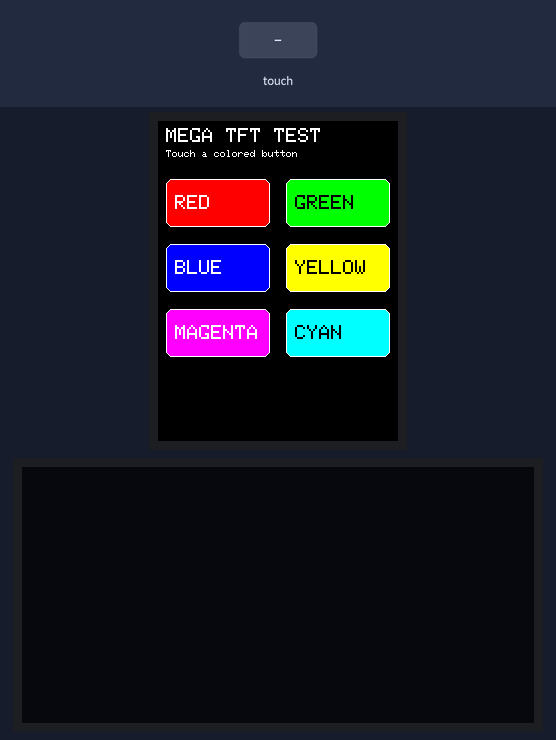
Bench run of a sketch on a simulated Arduino Mega 2560, built with avr-gcc and run on an emulated ATmega2560. On the bench: 240×320 colour display, 128×64 one-colour display. Inputs (shaded band) come from the test bench. What the sketch prints to the serial monitor is not drawn.

Above: at 1.5 s.
1.6 s: touch panel pressed at 13 % / 30 % of its raw x / y range
At 2.6 s:
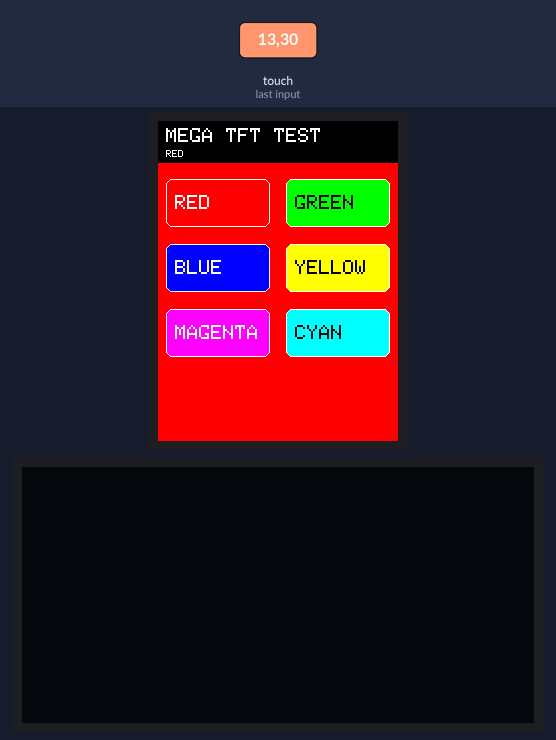
3.2 s: touch panel pressed at 62 % / 30 % of its raw x / y range
At 3.9 s:
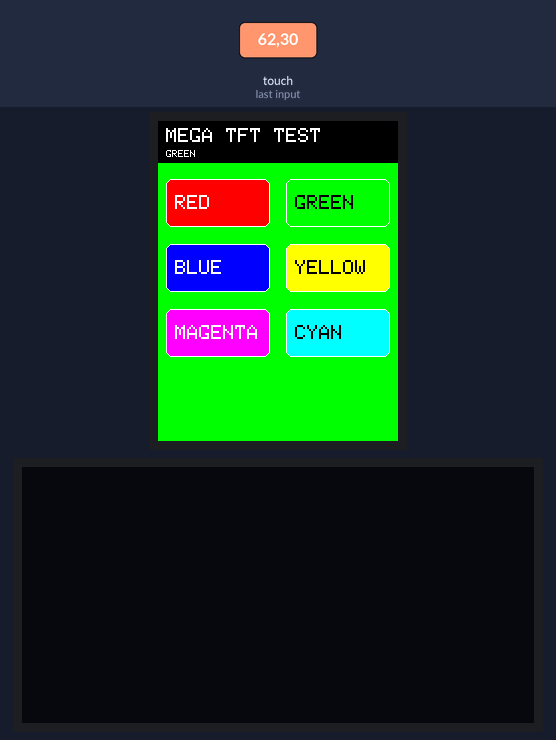
4.8 s: touch panel pressed at 38 % / 30 % of its raw x / y range
At 6.1 s:
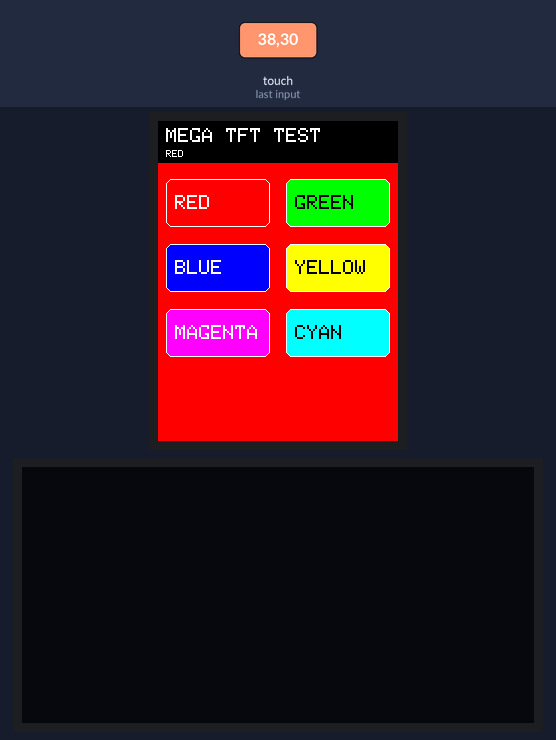
6.4 s: touch panel pressed at 87 % / 30 % of its raw x / y range
At 7.5 s:
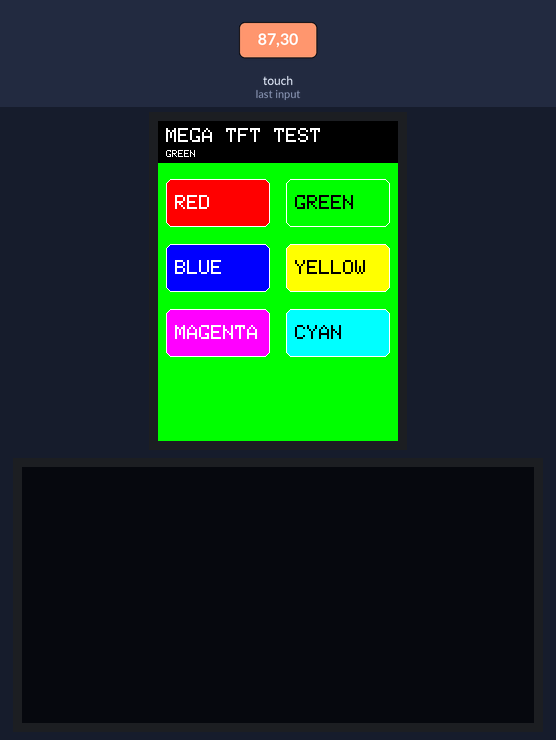
Timing chart, 0 to 9.0 s (numbered marks = the images above; inputs shaded):
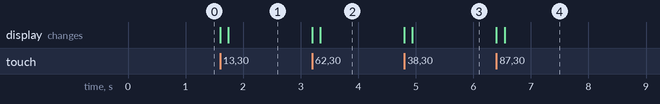

The sketch:

hardware_test_tft_touch_oled_mega.ino
```cpp
/*
  Arduino Mega 2560 TFT + Touch + OLED test
  Uses the SAME display pins and touch calibration as revamped_final_mega.

  Required libraries (Arduino Library Manager):
    Adafruit GFX Library, Adafruit ILI9341, XPT2046_Touchscreen, Adafruit SH110X

  ILI9341 TFT + XPT2046 touch (shared Mega hardware SPI)
    Mega D50  MISO  <- TFT SDO / touch T_DO
    Mega D51  MOSI  -> TFT SDI / touch T_DIN
    Mega D52  SCK   -> TFT SCK / touch T_CLK
    Mega D53         -> TFT CS
    Mega D48         -> TFT DC
    Mega D49         -> TFT RST
    Mega D47         -> Touch T_CS
    Mega GND         -> TFT/touch GND

  SH1106 128x64 OLED (I2C, normally address 0x3C)
    Mega D20 / SDA -> OLED SDA
    Mega D21 / SCL -> OLED SCL
    Mega GND       -> OLED GND

  Use the voltage marked on each display module. A bare 3.3 V TFT must not
  receive 5 V power or direct 5 V Mega logic without level shifting.
*/

#include <Wire.h>
#include <SPI.h>
#include <Adafruit_GFX.h>
#include <Adafruit_ILI9341.h>
#include <Adafruit_SH110X.h>
#include <XPT2046_Touchscreen.h>

// Exact production Mega pin assignments.
#define TFT_CS   53
#define TFT_DC   48
#define TFT_RST  49
#define TOUCH_CS 47

Adafruit_ILI9341 tft(TFT_CS, TFT_DC, TFT_RST);
XPT2046_Touchscreen touch(TOUCH_CS);
Adafruit_SH1106G oled(128, 64, &Wire, -1);
bool oledOk = false;

// Exact calibration from revamped_final_mega.ino.
#define TS_MINX 328
#define TS_MAXX 3531
#define TS_MINY 336
#define TS_MAXY 3434

struct ColorButton {
  uint16_t color;
  const char *label;
};

const ColorButton buttons[] = {
  {ILI9341_RED,     "RED"},
  {ILI9341_GREEN,   "GREEN"},
  {ILI9341_BLUE,    "BLUE"},
  {ILI9341_YELLOW,  "YELLOW"},
  {ILI9341_MAGENTA, "MAGENTA"},
  {ILI9341_CYAN,    "CYAN"}
};
const uint8_t BUTTON_COUNT = sizeof(buttons) / sizeof(buttons[0]);


void drawButton(uint8_t index, int x, int y) {
  const int w = 104, h = 48;
  uint16_t textColor = (buttons[index].color == ILI9341_BLUE ||
                        buttons[index].color == ILI9341_RED ||
                        buttons[index].color == ILI9341_MAGENTA) ? ILI9341_WHITE : ILI9341_BLACK;
  tft.fillRoundRect(x, y, w, h, 6, buttons[index].color);
  tft.drawRoundRect(x, y, w, h, 6, ILI9341_WHITE);
  tft.setTextColor(textColor);
  tft.setTextSize(2);
  tft.setCursor(x + 9, y + 16);
  tft.print(buttons[index].label);
}

void drawTftScreen(uint16_t background, const char *message) {
  tft.fillScreen(background);
  tft.fillRect(0, 0, tft.width(), 42, ILI9341_BLACK);
  tft.setTextColor(ILI9341_WHITE);
  tft.setTextSize(2);
  tft.setCursor(8, 7);
  tft.print(F("MEGA TFT TEST"));
  tft.setTextSize(1);
  tft.setCursor(8, 29);
  tft.print(message);

  for (uint8_t i = 0; i < BUTTON_COUNT; i++) {
    int col = i % 2;
    int row = i / 2;
    drawButton(i, 8 + col * 120, 58 + row * 65);
  }
}

void setup() {
  Serial.begin(115200);
  tft.begin();
  tft.setRotation(2);  // Exact orientation in the main Mega sketch.
  touch.begin();
  touch.setRotation(0);
  oledOk = oled.begin(0x3C, true);

  drawTftScreen(ILI9341_BLACK, "Touch a colored button");
  Serial.println(F("Mega TFT/touch/OLED test ready at 115200 baud."));
  if (!oledOk) Serial.println(F("OLED not found at address 0x3C."));
}

void loop() {
  if (!touch.touched()) return;

  TS_Point p = touch.getPoint();
  int x = constrain(map(p.x, TS_MINX, TS_MAXX, 0, tft.width() - 1), 0, tft.width() - 1);
  int y = constrain(map(p.y, TS_MINY, TS_MAXY, 0, tft.height() - 1), 0, tft.height() - 1);
  Serial.print(F("raw x=")); Serial.print(p.x);
  Serial.print(F(" raw y=")); Serial.print(p.y);
  Serial.print(F("  screen x=")); Serial.print(x);
  Serial.print(F(" y=")); Serial.println(y);

  for (uint8_t i = 0; i < BUTTON_COUNT; i++) {
    int col = i % 2;
    int row = i / 2;
    int bx = 8 + col * 120;
    int by = 58 + row * 65;
    if (x >= bx && x < bx + 104 && y >= by && y < by + 48) {
      drawTftScreen(buttons[i].color, buttons[i].label);
      delay(250); // debounce
      break;
    }
  }

  while (touch.touched()) delay(10); // one action per press
}
```

Measured:
- after the input at 1.6 s, the display: first changes at once (image 1 shows a later state)
- after the input at 3.2 s, the display: first changes at once (image 2 shows a later state)
- after the input at 4.8 s, the display: first changes at once (image 3 shows a later state)
- after the input at 6.4 s, the display: first changes at once (image 4 shows a later state)
